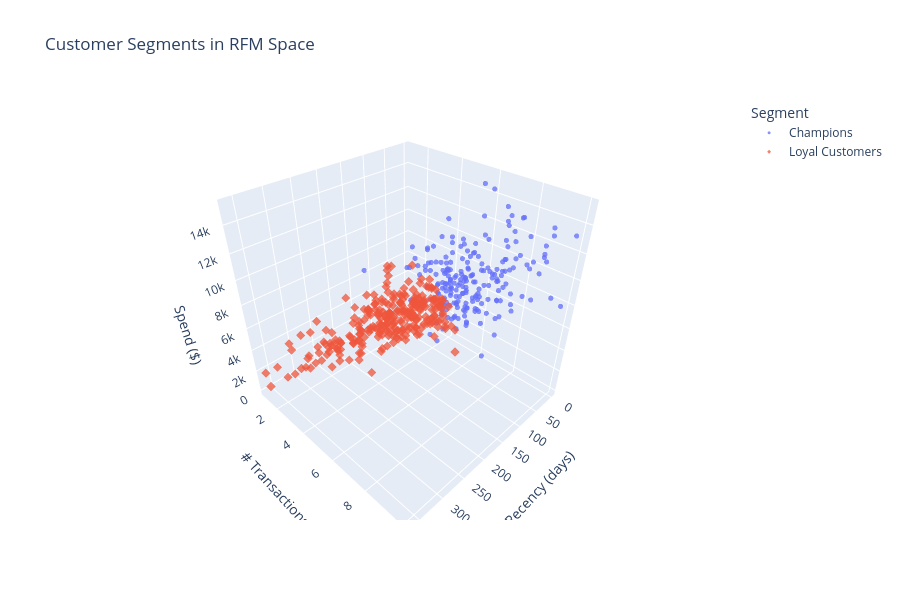

The cell this chart's notebook holds for it:
### Code cell
# 4.7  Interactive 3-D RFM scatter (Plotly)
fig_3d = px.scatter_3d(
    rfm, x="Recency", y="Frequency", z="Monetary",
    color="Segment", symbol="Segment",
    title="Customer Segments in RFM Space",
    labels={"Recency":"Recency (days)", "Frequency":"# Transactions", "Monetary":"Spend ($)"},
    opacity=0.75, height=600,
)
fig_3d.update_traces(marker=dict(size=3))
fig_3d.show()

### Figure 1 — Plotly figure (JSON) as saved in the notebook; plotly's stock layout.template omitted (floating-point values rounded to 4 significant figures; data arrays with more than 128 entries replaced by an {"elided": "..."} marker saying what was removed)
{"data": [{"hovertemplate": "Segment=Champions<br>Recency (days)=%{x}<br># Transactions=%{y}<br>Spend ($)=%{z}<extra></extra>", "legendgroup": "Champions", "marker": {"color": "#636efa", "opacity": 0.75, "size": 3, "symbol": "circle"}, "mode": "markers", "name": "Champions", "scene": "scene", "showlegend": true, "type": "scatter3d", "x": {"elided": "215 int values"}, "y": {"elided": "215 int values"}, "z": {"elided": "215 float values"}}, {"hovertemplate": "Segment=Loyal Customers<br>Recency (days)=%{x}<br># Transactions=%{y}<br>Spend ($)=%{z}<extra></extra>", "legendgroup": "Loyal Customers", "marker": {"color": "#EF553B", "opacity": 0.75, "size": 3, "symbol": "diamond"}, "mode": "markers", "name": "Loyal Customers", "scene": "scene", "showlegend": true, "type": "scatter3d", "x": {"elided": "274 int values"}, "y": {"elided": "274 int values"}, "z": {"elided": "274 float values"}}], "layout": {"height": 600, "legend": {"title": {"text": "Segment"}, "tracegroupgap": 0}, "scene": {"domain": {"x": [0.0, 1.0], "y": [0.0, 1.0]}, "xaxis": {"title": {"text": "Recency (days)"}}, "yaxis": {"title": {"text": "# Transactions"}}, "zaxis": {"title": {"text": "Spend ($)"}}}, "title": {"text": "Customer Segments in RFM Space"}}}
